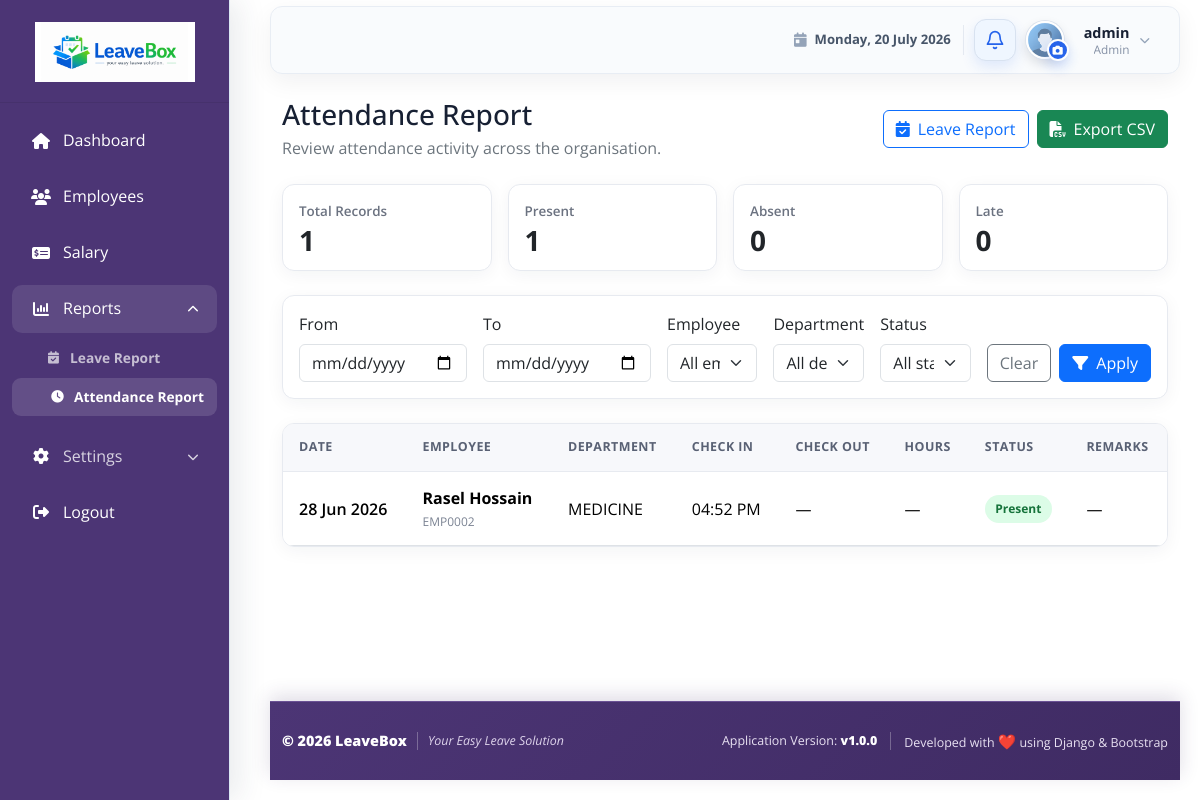
Page /reports/attendance/ (signed in) on the earlier database version.
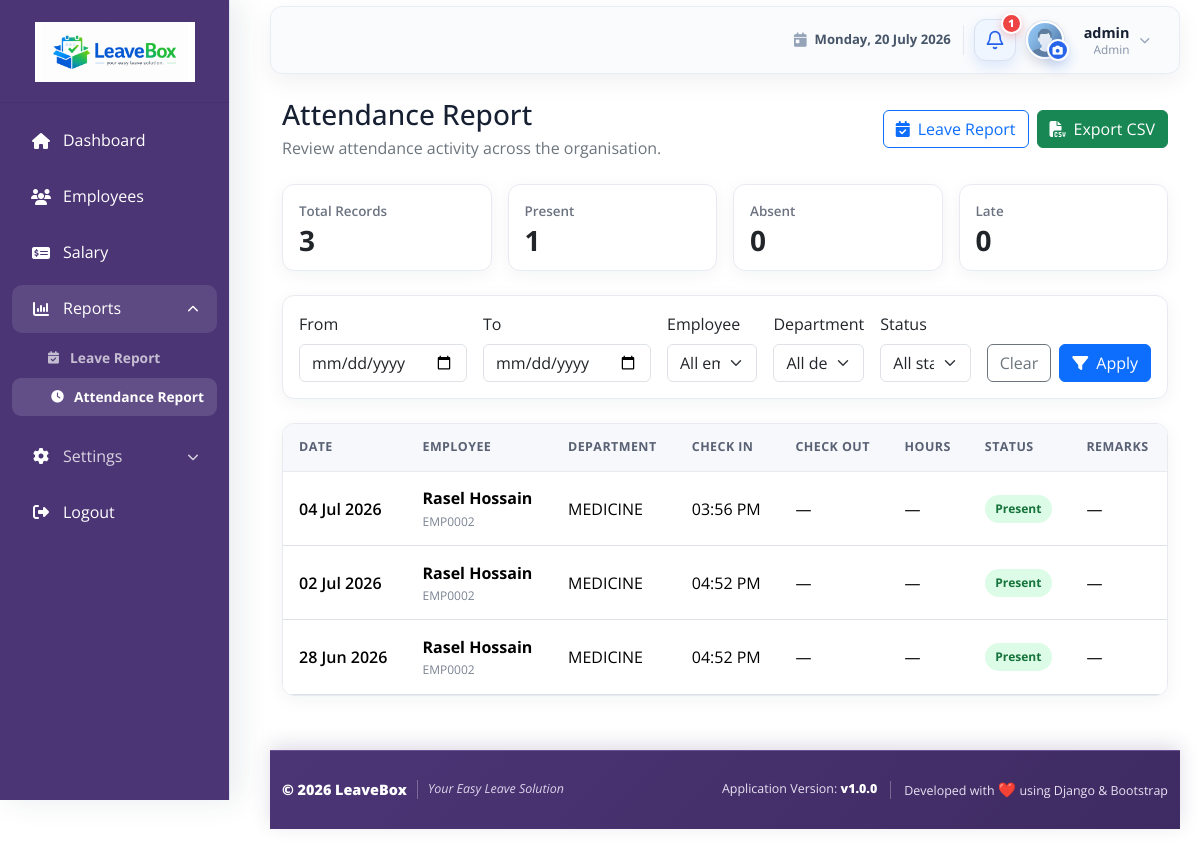
Same page on the later database version.
### attendances/models.py (models this page shows, shortened)
class Attendance(models.Model):
    STATUS_CHOICES = (
        ('PRESENT', 'Present'),
        ('ABSENT', 'Absent'),
        ('LATE', 'Late'),
        ('HALF_DAY', 'Half Day'),
    )
    employee = models.ForeignKey(
        'employees.Employee',
        on_delete=models.CASCADE,
        related_name='attendances',
        null=True # Temporary if you have existing data, otherwise remove
    )
    date = models.DateField()
    check_in = models.TimeField(
        null=True,
        blank=True
    )
    check_out = models.TimeField(
        null=True,
        blank=True
    )
    status = models.CharField(
        max_length=20,
        choices=STATUS_CHOICES
    )
    remarks = models.TextField(
        blank=True,
        null=True
    )
    class Meta:
        unique_together = ('employee', 'date')
        indexes = [
            models.Index(fields=['date'], name='attendance_date_idx'),
            models.Index(fields=['status', 'date'], name='attendance_status_date_idx'),
        ]
    @property
    def working_duration(self):
        if not self.check_in or not self.check_out:
            return None
        start = datetime.combine(self.date, self.check_in)
        end = datetime.combine(self.date, self.check_out)
        if end < start:
            end += timedelta(days=1)
        return end - start
    @property
    def working_hours_display(self):
        duration = self.working_duration
        if duration is None:
            return '—'
        total_minutes = int(duration.total_seconds() // 60)
        hours, minutes = divmod(total_minutes, 60)
        return f'{hours}h {minutes:02d}m'

### employees/models.py (models this page shows, shortened)
class Employee(models.Model):
    EMPLOYEE_ID_PATTERN = re.compile(r'^EMP(\d+)$')
    MAX_EMPLOYEE_NUMBER = 9999
    employee_id = models.CharField(
        max_length=7,
        unique=True,
        editable=False,
        db_index=True,
    )
    user = models.OneToOneField(
        settings.AUTH_USER_MODEL,
        on_delete=models.CASCADE,
        related_name='employee_profile'
    )
    department = models.ForeignKey(
        'departments.Department',
        on_delete=models.SET_NULL,
        null=True,
        related_name='employees'
    )
    designation = models.ForeignKey(
        'employees.EmpDesignation',
        on_delete=models.PROTECT,
        related_name='%(class)s_records',
        blank=True,
        null=True,
    )
    joining_date = models.DateField(default=timezone.now)
    supervisor = models.ForeignKey(
        'self',
        on_delete=models.SET_NULL,
        null=True,
        blank=True,
        related_name='subordinates'
    )
    is_active = models.BooleanField(default=True)
    custom_leave = models.PositiveIntegerField(
        null=True,
        blank=True,
        help_text=(
            "Admin-defined total leave balance for this employee. If set, "
            "leave type balances will be ignored."
        ),
    )

### accounts/models.py (models this page shows, shortened)
class User(AbstractUser):
    ROLE_CHOICES = (
        ('ADMIN', 'Admin/HR'),
        ('EMPLOYEE', 'Employee'),
    )
    role = models.CharField(max_length=10, choices=ROLE_CHOICES, default='EMPLOYEE')
    phone = models.CharField(max_length=15, blank=True, null=True)

### departments/models.py (models this page shows, shortened)
class Department(models.Model):
    name = models.CharField(max_length=100, unique=True)
    code = models.CharField(max_length=20, unique=True)
    description = models.TextField(blank=True, null=True)
    manager = models.ForeignKey(
        'employees.Employee',
        on_delete=models.SET_NULL,
        null=True,
        blank=True,
        related_name='managed_departments'
    )
    created_at = models.DateTimeField(auto_now_add=True)
    updated_at = models.DateTimeField(auto_now=True)
    class Meta:
        ordering = ['name']
        verbose_name = "Department"
        verbose_name_plural = "Departments"
        constraints = [
            models.UniqueConstraint(
                Lower('name'),
                name='unique_department_name_ci',
            ),
        ]
    def __str__(self):
        return self.name

### reports/views.py (the view, shortened to what this page needs)
# urls.py: path('attendance/', AttendanceReportView.as_view(), name='attendance_report'),
class AttendanceReportView(AdminReportMixin, TemplateView):
    template_name = 'attendance/attendance_report.html'
    def get_queryset(self):
        queryset = Attendance.objects.select_related('employee__user', 'employee__department')
        params = self.request.GET
        from_date = self.parse_date(params.get('from_date'))
        to_date = self.parse_date(params.get('to_date'))
        if from_date:
            queryset = queryset.filter(date__gte=from_date)
        if to_date:
            queryset = queryset.filter(date__lte=to_date)
        if params.get('employee', '').isdigit():
            queryset = queryset.filter(employee_id=params['employee'])
        if params.get('department', '').isdigit():
            queryset = queryset.filter(employee__department_id=params['department'])
        if params.get('status') in dict(Attendance.STATUS_CHOICES):
            queryset = queryset.filter(status=params['status'])
        return queryset.order_by('-date', 'employee__employee_id')
    def get(self, request, *args, **kwargs):
        self.object_list = self.get_queryset()
        if request.GET.get('export') == 'csv':
            return self.export_csv(self.object_list)
        return super().get(request, *args, **kwargs)
    def get_context_data(self, **kwargs):
        context = super().get_context_data(**kwargs)
        counts = {item['status']: item['total'] for item in self.object_list.values('status').annotate(total=Count('pk'))}
        context.update(self.filter_context())
        context.update({
            'page_obj': self.paginate(self.object_list), 'total_records': self.object_list.count(),
            'present_count': counts.get('PRESENT', 0), 'absent_count': counts.get('ABSENT', 0),
            'late_count': counts.get('LATE', 0),
            'employees': Employee.objects.select_related('user').order_by('employee_id'),
            'departments': Department.objects.order_by('name'),
            'status_choices': Attendance.STATUS_CHOICES,
            'selected_status': self.request.GET.get('status', ''),
        })
        return context

### LAF/templatetags/navigation_tags.py (called while the page is built)
@register.simple_tag
def url_name_active(request, *url_names):
    resolver_match = getattr(request, 'resolver_match', None)
    current_url_name = getattr(resolver_match, 'url_name', None)
    return current_url_name in url_names

### employees/context_processors.py (called while the page is built)
def current_profile_picture(request):
    default_avatar_url = static('images/avatar.png')
    profile_picture_url = default_avatar_url
    user = getattr(request, 'user', None)
    if user and user.is_authenticated:
        try:
            employee = Employee.objects.select_related('extended_profile').get(user=user)
            try:
                profile = employee.extended_profile
            except EmpProfile.DoesNotExist:
                profile = None
            if profile and profile.profile_picture:
                profile_picture_url = profile.profile_picture.url
        except Employee.DoesNotExist:
            pass
    return {
        'current_profile_picture_url': profile_picture_url,
        'default_avatar_url': default_avatar_url,
    }

### reports/views.py (called while the page is built)
    @staticmethod
    def parse_date(value):
        try:
            return datetime.strptime(value, '%Y-%m-%d').date()
        except (TypeError, ValueError):
            return None

### templates/attendance/attendance_report.html (shortened to what this page needs)
{% extends 'base/base.html' %}
{% load static %}
{% block extra_css %}<link rel="stylesheet" href="{% static 'css/reports.css' %}">{% endblock %}
{% block content %}
<div class="report-page py-3">
  <div class="report-heading d-flex flex-wrap justify-content-between align-items-center gap-3 mb-4">
    <div><h1 class="h3 mb-1">Attendance Report</h1><p class="text-secondary mb-0">Review attendance activity across the organisation.</p></div>
    <div class="d-flex gap-2"><a class="btn btn-outline-primary" href="{% url 'leave_report' %}"><i class="fas fa-calendar-check me-2"></i>Leave Report</a><a class="btn btn-success" href="?{% if filter_query %}{{ filter_query }}&amp;{% endif %}export=csv"><i class="fas fa-file-csv me-2"></i>Export CSV</a></div>
  </div>
  <div class="row g-3 mb-4">
    <div class="col-6 col-xl-3"><div class="card report-stat"><div class="card-body"><span>Total Records</span><strong>{{ total_records }}</strong></div></div></div>
    <div class="col-6 col-xl-3"><div class="card report-stat"><div class="card-body"><span>Present</span><strong>{{ present_count }}</strong></div></div></div>
    <div class="col-6 col-xl-3"><div class="card report-stat"><div class="card-body"><span>Absent</span><strong>{{ absent_count }}</strong></div></div></div>
    <div class="col-6 col-xl-3"><div class="card report-stat"><div class="card-body"><span>Late</span><strong>{{ late_count }}</strong></div></div></div>
  </div>
  <div class="card report-card mb-4"><div class="card-body"><form method="get" class="row g-3 align-items-end">
    <div class="col-md-4 col-xl"><label class="form-label" for="fromDate">From</label><input class="form-control" id="fromDate" type="date" name="from_date" value="{{ from_date }}"></div>
    <div class="col-md-4 col-xl"><label class="form-label" for="toDate">To</label><input class="form-control" id="toDate" type="date" name="to_date" value="{{ to_date }}"></div>
    <div class="col-md-4 col-xl"><label class="form-label" for="employee">Employee</label><select class="form-select" id="employee" name="employee"><option value="">All employees</option></select></div>
    <div class="col-md-4 col-xl"><label class="form-label" for="department">Department</label><select class="form-select" id="department" name="department"><option value="">All departments</option></select></div>
    <div class="col-md-4 col-xl"><label class="form-label" for="status">Status</label><select class="form-select" id="status" name="status"><option value="">All statuses</option></select></div>
    <div class="col-md-8 col-xl-auto d-flex gap-2"><a class="btn btn-outline-secondary" href="{% url 'attendance_report' %}">Clear</a><button class="btn btn-primary" type="submit"><i class="fas fa-filter me-2"></i>Apply</button></div>
  </form></div></div>
  <div class="card report-card overflow-hidden"><div class="table-responsive"><table class="table table-hover mb-0"><thead><tr><th>Date</th><th>Employee</th><th>Department</th><th>Check In</th><th>Check Out</th><th>Hours</th><th>Status</th><th>Remarks</th></tr></thead><tbody>
    {% for record in page_obj %}<tr><td class="fw-semibold">{{ record.date|date:'d M Y' }}</td><td><strong>{{ record.employee.user.get_full_name|default:record.employee.user.username }}</strong><small>{{ record.employee.employee_id }}</small></td><td>{{ record.employee.department|default:'—' }}</td><td>{{ record.check_in|time:'h:i A'|default:'—' }}</td><td>{{ record.check_out|time:'h:i A'|default:'—' }}</td><td>{{ record.working_hours_display }}</td><td><span class="report-status status-{{ record.status|lower }}">{{ record.get_status_display }}</span></td><td>{{ record.remarks|default:'—' }}</td></tr>{% empty %}<tr><td colspan="8" class="text-center py-5 text-secondary">No attendance records match these filters.</td></tr>{% endfor %}
  </tbody></table></div>{% include 'reports/pagination.html' %}</div>
</div>
{% endblock %}

### templates/base/base.html (shortened to what the changed rows need)
{% load static navigation_tags %}
<!DOCTYPE html>
<html lang="en">
<head>
    <link rel="stylesheet" href="{% static 'css/bootstrap-5.3.2.min.css' %}">
    <link rel="stylesheet" href="https://cdnjs.cloudflare.com/ajax/libs/font-awesome/6.4.0/css/all.min.css">
    <link rel="stylesheet" href="{% static 'css/dashboard.css' %}">
    <link rel="stylesheet" href="{% static 'css/apply_leave.css' %}">
    <link rel="stylesheet" href="{% static 'css/footer.css' %}">
    {% block extra_css %}{% endblock %}
</head>
<body>
        {% url_name_active request 'dashboard' 'adm_dashboard' 'emp_dashboard' as dashboard_active %}
        {% url_name_active request 'employee_list' 'employee_detail' 'employee_admin_edit' 'employee_admin_update' as employees_active %}
        {% url_name_active request 'salary_list' 'salary_add' 'salary_edit' as salary_active %}
        {% url_name_active request 'department_list' 'department_add' 'department_edit' 'department_delete' as departments_active %}
        {% url_name_active request 'designation_list' 'designation_add' 'designation_edit' 'designation_delete' as designations_active %}
        {% url_name_active request 'leave_type_list' 'leave_type_add' 'leave_type_edit' 'leave_type_delete' as leave_settings_active %}
        {% url_name_active request 'leave_apply' as leave_apply_active %}
        {% url_name_active request 'attendance_history' as attendance_active %}
        {% url_name_active request 'leave_report' 'attendance_report' as reports_active %}
    <main class="content-wrapper dashboard-content-wrapper">
        <nav class="navbar navbar-expand-lg navbar-light dashboard-navbar mb-2">
            <div class="container-fluid">
                <div class="dashboard-profile-slot">
                    <div class="dashboard-notification-dropdown">
                        <button class="dashboard-notification-button" type="button" id="notificationDropdown" aria-label="Notifications{% if pending_leave_count %}: {{ pending_leave_count }} pending leave request{{ pending_leave_count|pluralize }}{% endif %}" aria-haspopup="true" aria-expanded="false">
                            <svg class="dashboard-notification-icon" viewBox="0 0 24 24" aria-hidden="true">
                                <path d="M18 8a6 6 0 0 0-12 0c0 7-3 7-3 9h18c0-2-3-2-3-9"></path>
                                <path d="M13.73 21a2 2 0 0 1-3.46 0"></path>
                            </svg>
                            {% if pending_leave_count %}
                                <span class="dashboard-notification-badge" aria-hidden="true">{{ pending_leave_count }}</span>
                            {% endif %}
                        </button>
                    </div>
                </div>
            </div>
        </nav>
        <div class="container-fluid">
            {% block content %}{% endblock %}
        </div>
    </main>
</body>
</html>

Differences in the rows shown:
added Attendance: date "04 Jul 2026", employee.user.get_full_name "Rasel Hossain", employee.employee_id "EMP0002", employee.department "MEDICINE", check_in "03:56 PM", check_out "—", working_hours_display "—", status "Present", remarks "—"
added Attendance: date "02 Jul 2026", employee.user.get_full_name "Rasel Hossain", employee.employee_id "EMP0002", employee.department "MEDICINE", check_in "04:52 PM", check_out "—", working_hours_display "—", status "Present", remarks "—"
Other differences:
{{ pending_leave_count }}: (not shown) → "1"
{{ total_records }}: "1" → "3"
